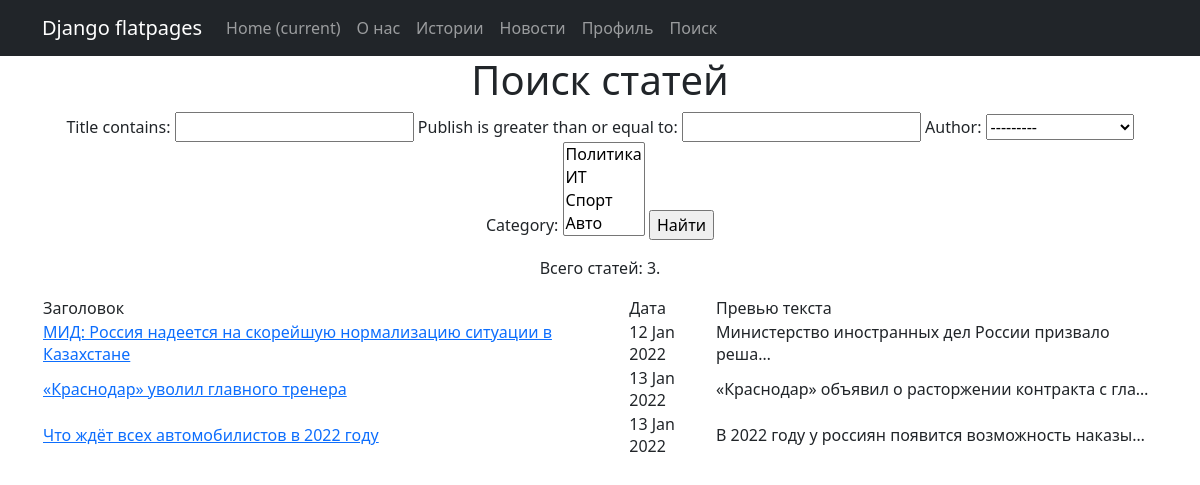
/post/search/, run on an earlier commit of the app's database.
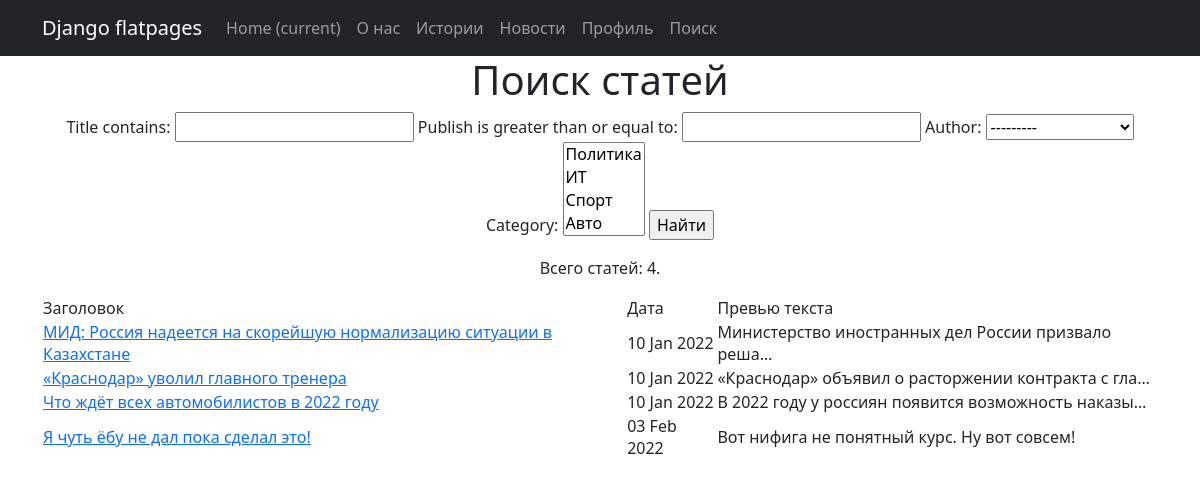
And on a later commit of the database.
### News/models.py (models this page shows, shortened)
class Post (models.Model):
    ARTICLE = 'AR'
    NEWS = 'NW'
    TYPES = [
        (ARTICLE, 'Статья'),
        (NEWS, 'новость'),
    ]
    ar_or_nw = models.CharField(max_length=2, choices=TYPES, default=NEWS)
    publish = models.DateTimeField(auto_now_add=True)
    title = models.CharField(max_length=255)
    body = models.TextField()
    rating_post = models.IntegerField(default=0)
    author = models.ForeignKey(Author, on_delete=models.CASCADE)
    category = models.ManyToManyField(Category, through='PostCategory')
    class Meta:
        verbose_name = 'Публикация'
        verbose_name_plural = 'Публикации'

### News/views.py (the view)
# urls.py: path('search/', FilterPostView.as_view(), name='search'),
class FilterPostView(ListView):
    model = Post
    template_name = 'posts_filter.html'
    context_object_name = 'posts_filter'
    paginate_by = 10
    def get_context_data(self, **kwargs):
        context = super().get_context_data(**kwargs)
        context['filter'] = PostFilter(self.request.GET, queryset=self.get_queryset())
        return context

### News/models.py (called while the page is built)
    def __str__(self):
        return f'{self.name}'

### News/templatetags/custom_filters.py (called while the page is built)
@register.filter(name='censor')
def censor(text: str):
    words = text.split(' ')
    new_words = []
    for i, word in enumerate(words):
        match = re.match(f"^{'|'.join(STOP_LIST)}", word)
        if match is not None:
            new_words.append(''.join([random.choice(SYMBOLS)] * len(word)))
        else:
            new_words.append(word)
    return ' '.join(new_words)

### templates/posts_filter.html (shortened to what this page needs)
{% extends 'flatpages/default.html' %}
{% load custom_filters %}
{% block content %}
<h1>Поиск статей</h1>
    <form method="GET">
    {{ filter.form }}
        <input type="submit" value="Найти">
    </form>
    {% if filter.qs %}
        <p>Всего статей: {{ filter.qs|length }}.</p>
        <table>
            <thead><tr>
                <td>Заголовок</td>
                <td>Дата</td>
                <td>Превью текста</td>
            </tr></thead>
            {% for post in filter.qs %}
            <tr>
                <td><a href="/news/{{ post.pk }}/">{{ post.title }}</a></td>
                <td>{{ post.publish|date:'d M Y' }}</td>
                <td>{{ post.body|truncatechars:50|censor }}</td>
            </tr>
            {% endfor %}
        </table>
    {% else %}
    <h2>Статей нет</h2>
    {% endif %}
{% endblock content %}

What changed in the data, as far as the page shows it:
changed Post "МИД: Россия надеется на скорейшую нормализацию ситуации в Казахстане": publish "12 Jan 2022" → "10 Jan 2022"
changed Post "«Краснодар» уволил главного тренера": publish "13 Jan 2022" → "10 Jan 2022"
changed Post "Что ждёт всех автомобилистов в 2022 году": publish "13 Jan 2022" → "10 Jan 2022"
added Post: title "Я чуть ёбу не дал пока сделал это!", publish "03 Feb 2022", body|censor "Вот нифига не понятный курс. Ну вот совсем!"
Also different on the page:
{{ filter.qs|length }}: "3" → "4"
